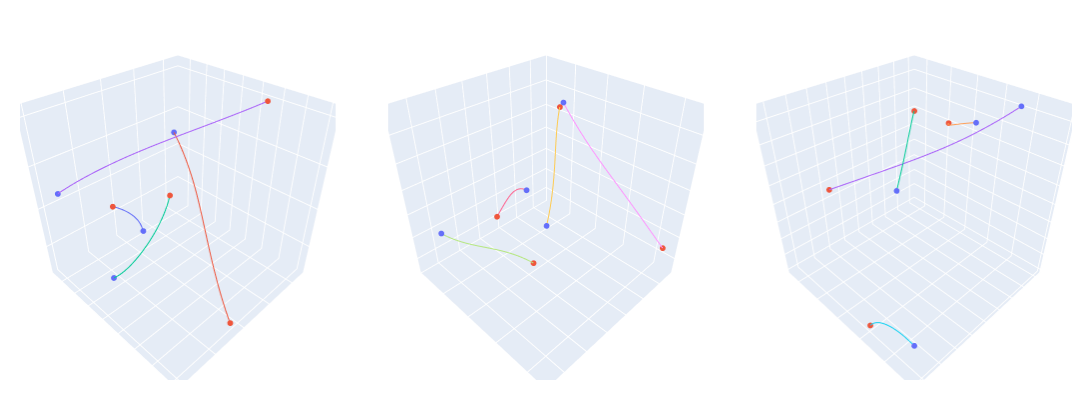

The code cell stored with this chart in its notebook:
### Code cell
# Reconstructed
npx_trajs = px_trajs.detach().cpu().numpy()
npy_trajs = py_trajs.detach().cpu().numpy()
npz_trajs = pz_trajs.detach().cpu().numpy()
multiviz_trajs(npx_trajs[:3], npy_trajs[:3], npz_trajs[:3], nrows=1, ncols=3, num_agents=num_agent, height=400, width=1_600)
